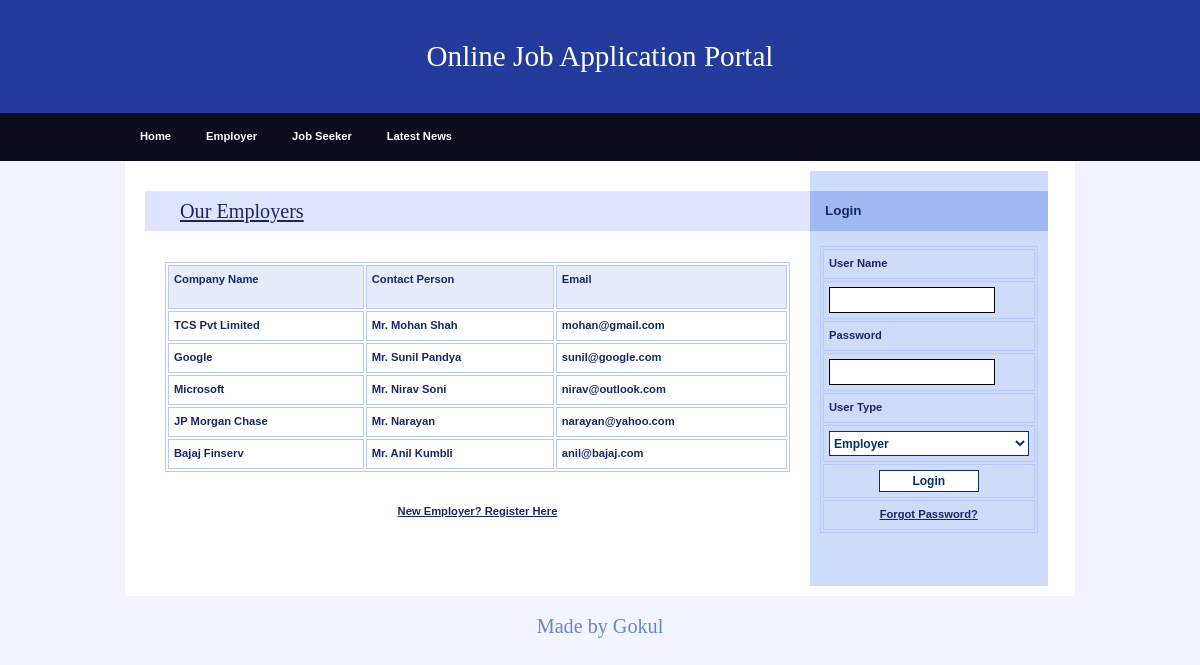
Page /Employer.php on the committed database.
### tables this page shows
CREATE TABLE `employer_reg` (
  `EmployerId` int NOT NULL,
  `CompanyName` varchar(20) NOT NULL,
  `ContactPerson` varchar(20) NOT NULL,
  `Address` varchar(100) NOT NULL,
  `City` varchar(20) NOT NULL,
  `Email` varchar(40) NOT NULL,
  `Mobile` bigint NOT NULL,
  `Area_Work` varchar(40) NOT NULL,
  `Status` varchar(10) NOT NULL,
  `UserName` varchar(20) NOT NULL,
  `Password` varchar(20) NOT NULL,
  `Question` varchar(100) NOT NULL,
  `Answer` varchar(50) NOT NULL
);

### Employer.php (the view, shortened to what this page needs)
<!DOCTYPE html>
<html>
<head>
    <link rel="stylesheet" media="screen,projection" type="text/css" href="./css/main.css" />
    <link rel="stylesheet" media="print" type="text/css" href="./css/print.css" />
</head>
<body>
    <div id="main" class="box">
        <?php
        include "Header.php"
        ?>
        <?php
        include "menu.php"
        ?>
        <div id="page" class="box">
            <div id="page-in" class="box">
                <div id="content">
                    <div class="article">
                        <h2><span><a href="#">Our Employers</a></span></h2>
                        <p>
                        <table width="100%" border="1" cellpadding="1" cellspacing="2" bordercolor="#006699">
                            <tr>
                                <th height="32" bgcolor="#006699" class="style3">
                                    <div align="left" class="style9 style5 style2"><strong>Company Name</strong></div>
                                </th>
                                <th bgcolor="#006699" class="style3">
                                    <div align="left" class="style9 style5 style2"><strong>Contact Person</strong></div>
                                </th>
                                <th bgcolor="#006699" class="style3">
                                    <div align="left" class="style9 style5 style2"><strong>Email</strong></div>
                                </th>
                            </tr>
                            <?php
                            $con = mysqli_connect("localhost", "gokul", "Gokul0309", "job");
                            $sql = "select * from employer_reg where Status='Confirm'";
                            $result = mysqli_query($con, $sql);
                            while ($row = mysqli_fetch_array($result)) {
                                $CompanyName = $row['CompanyName'];
                                $ContactPerson = $row['ContactPerson'];
                                $Email = $row['Email'];
                            ?>
                                <tr>
                                    <td class="style3">
                                        <div align="left" class="style9 style5"><strong><?php echo $CompanyName; ?></strong></div>
                                    </td>
                                    <td class="style3">
                                        <div align="left" class="style9 style5"><strong><?php echo $ContactPerson; ?></strong></div>
                                    </td>
                                    <td class="style3">
                                        <div align="left" class="style9 style5"><strong><?php echo $Email; ?></strong></div>
                                    </td>
                                </tr>
                            <?php
                            }
                            ?>
                        </table>
                        </p>
                        <div align="center"><a href="EmployerReg.php"><strong>New Employer? Register Here</strong></a>
                        </div>
                        <p class="btn-more box noprint">&nbsp;</p>
                    </div>
                </div>
                <?php
                include "right.php"
                ?>
            </div>
        </div>
        <?php
        include "footer.php"
        ?>
    </div>
</body>
</html>

### css/main.css (style rules this page uses)
* { min-height: 1px; }
body { border: 0; margin: 0; padding: 0; background: #f2f5fe; font: 70%/160% "verdana", sans-serif; color: #192666; _text-align: center; }
a { color: #192666; }
p { border: 0; margin: 15px 0; padding: 0; line-height: 30px; }
div { display: block; border: 0; margin: 0; padding: 0; }
h1, h2, h3, h4, h5 { border: 0; margin: 10px 0; padding: 0; font-weight: bold; }
h2 { font-size: 180%; line-height: 100%; font-family: "georgia", serif; font-weight: normal; }
table { display: table; margin: 15px 0; padding: 0; border: 1px solid #b7caf6; font-size: 100%; }
tr { display: table-row; }
th, td { display: table-cell; border: 1px solid #b7caf6; margin: 0; padding: 5px; vertical-align: top; text-align: left; }
th { background: #e7ecfd; text-align: center; color: #192666; font-weight: bold; }
a, img, span { border: 0; margin: 0; padding: 0; }
strong, .strong { font-weight: bold; }
.box { min-height: 1px; _height: 1px; }
.box:after { content: "."; display: block; line-height: 0px; font-size: 0px; visibility: hidden; clear: both; }
#main { margin: 0px auto 0 auto; _text-align: left; }
#page { min-height: 1px; width: 950px; margin: 0 auto; background: #fff; _height: 1px; }
#page-in { min-height: 1px; padding: 10px 0; _height: 1px; }
#content { float: left; width: 70%; _width: 72%; margin: 0; padding: 0 0 0 20px; }
#content .article { clear: both; margin: 0; padding: 20px; }
#content .article h2 { margin: 0 -20px; padding: 10px; background: #dee5fd; color: #192666; }
#content .article h2 span { padding-left: 25px; }
#content .article p { text-align: justify; }
#content .btn-more { margin: 0 0 15px 0; padding: 0; border: 0; position: relative; }

### css/print.css (style rules this page uses)
body { border: 0; margin: 0; padding: 0; font-size: 12pt; }
a { color: #000; text-decoration: none; }
h1, h2, h3 { page-break-after: avoid; page-break-inside: avoid; }
table { border-collapse: collapse; border-width: 1px; border-style: solid; }
th, td { display: table-cell; border-width: 1px; border-style: solid; }
.noprint { display: none; }

### Employer.php (style rules this page uses)
.style2 { font-weight: bold }

### rows in the picture
employer_reg: CompanyName "TCS Pvt Limited", ContactPerson "Mr. Mohan Shah", Email "mohan@gmail.com"
employer_reg: CompanyName "Google", ContactPerson "Mr. Sunil Pandya", Email "sunil@google.com"
employer_reg: CompanyName "Microsoft", ContactPerson "Mr. Nirav Soni", Email "nirav@outlook.com"
employer_reg: CompanyName "JP Morgan Chase", ContactPerson "Mr. Narayan", Email "narayan@yahoo.com"
employer_reg: CompanyName "Bajaj Finserv", ContactPerson "Mr. Anil Kumbli", Email "anil@bajaj.com"
